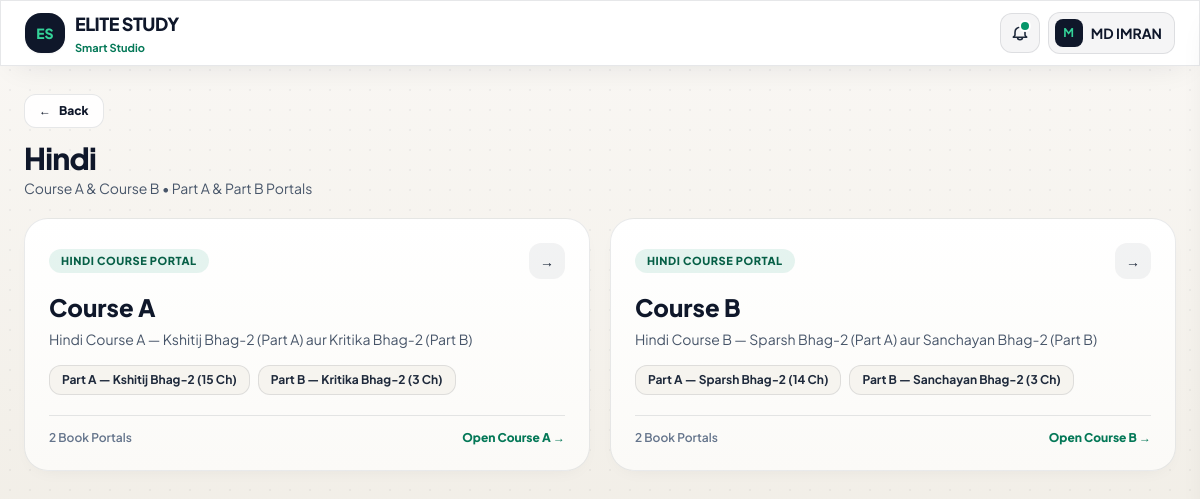
/subject/hindi (signed in), run on the app's committed database.
### tables this page shows
CREATE TABLE users (
            id INTEGER PRIMARY KEY AUTOINCREMENT,
            name TEXT NOT NULL,
            avatar TEXT DEFAULT '',
            is_blocked INTEGER DEFAULT 0,
            created_at TEXT NOT NULL
        );

CREATE TABLE pdfs (
            id INTEGER PRIMARY KEY AUTOINCREMENT,
            subject_key TEXT NOT NULL,
            subportal_slug TEXT NOT NULL,
            chapter_name TEXT NOT NULL,
            title TEXT NOT NULL,
            pdf_filename TEXT NOT NULL,
            created_at TEXT NOT NULL
        );

### app.py (the view)
@app.route("/subject/<subject_key>")
@require_user
def subject_view(subject_key):
    subject = SYLLABUS_DATA.get(subject_key)
    if not subject:
        return redirect(url_for("dashboard"))
    selected_course = None
    if subject.get("courses"):
        course_slug = (request.args.get("course") or "").strip()
        if course_slug:
            selected_course = next(
                (c for c in subject["courses"] if c["slug"] == course_slug),
                None
            )
    selected_portal = None
    portal_slug = (request.args.get("portal") or "").strip()
    if portal_slug:
        pool = selected_course["subportals"] if selected_course else subject["subportals"]
        selected_portal = next((sp for sp in pool if sp["slug"] == portal_slug), None)
    conn = get_db()
    try:
        lecture_counts = {}
        pdf_counts = {}
        for row in conn.execute(
            "SELECT subportal_slug, chapter_name, COUNT(*) as cnt FROM lectures WHERE subject_key = ? GROUP BY subportal_slug, chapter_name",
            (subject_key,)
        ).fetchall():
            lecture_counts[(row["subportal_slug"], row["chapter_name"])] = row["cnt"]
        for row in conn.execute(
            "SELECT subportal_slug, chapter_name, COUNT(*) as cnt FROM pdfs WHERE subject_key = ? GROUP BY subportal_slug, chapter_name",
            (subject_key,)
        ).fetchall():
            pdf_counts[(row["subportal_slug"], row["chapter_name"])] = row["cnt"]
    finally:
        conn.close()
    return render_template(
        "subject.html",
        subject_key=subject_key,
        subject=subject,
        selected_course=selected_course,
        selected_portal=selected_portal,
        lecture_counts=lecture_counts,
        pdf_counts=pdf_counts
    )

### app.py (called while the page is built)
def get_db():
    conn = sqlite3.connect(DB_PATH, timeout=30, check_same_thread=False)
    conn.row_factory = sqlite3.Row
    try:
        conn.execute("PRAGMA busy_timeout=30000;")
        conn.execute("PRAGMA journal_mode=WAL;")
        conn.execute("PRAGMA foreign_keys=ON;")
    except sqlite3.Error:
        pass
    return conn

def get_current_user():
    uid = session.get("user_id")
    if not uid:
        return None
    conn = get_db()
    try:
        user = conn.execute("SELECT * FROM users WHERE id = ?", (uid,)).fetchone()
        return dict(user) if user else None
    finally:
        conn.close()

@app.before_request
def keep_session_persistent():
    if session.get("user_id") or session.get("is_admin"):
        session.permanent = True

def require_user(f):
    @wraps(f)
    def decorated(*args, **kwargs):
        user = get_current_user()
        if not user:
            return redirect(url_for("entry"))
        if user.get("is_blocked"):
            session.pop("user_id", None)
            flash("Aapka account admin dwara block kar diya gaya hai.", "error")
            return redirect(url_for("entry"))
        return f(*args, **kwargs)
    return decorated

@app.context_processor
def inject_globals():
    user = get_current_user()
    conn = get_db()
    try:
        notices = [
            dict(row) for row in conn.execute(
                "SELECT * FROM notifications ORDER BY id DESC LIMIT 15"
            ).fetchall()
        ]
        saved_ids = []
        if user:
            saved_ids = [
                r["lecture_id"] for r in conn.execute(
                    "SELECT lecture_id FROM saved_lectures WHERE user_id = ?", (user["id"],)
                ).fetchall()
            ]
    finally:
        conn.close()
    return {
        "current_user": user,
        "is_admin": bool(session.get("is_admin")),
        "notifications": notices,
        "saved_lecture_ids": saved_ids,
        "syllabus_data": SYLLABUS_DATA
    }

### templates/subject.html (shortened to what this page needs)
{% extends "layout.html" %}
{% block content %}
<div class="mb-4 sm:mb-5">
  {% if selected_course %}
    <a href="{{ url_for('subject_view', subject_key=subject_key) }}"
      class="inline-flex items-center gap-2 px-3.5 py-2 rounded-xl bg-white/90 hover:bg-white border border-slate-900/10 text-xs font-extrabold text-slate-900 shadow-xs transition">
      <span>←</span>
      <span>Back to {{ subject.name }} Courses</span>
    </a>
  {% else %}
    <a href="{{ url_for('dashboard') }}"
      class="inline-flex items-center gap-2 px-3.5 py-2 rounded-xl bg-white/90 hover:bg-white border border-slate-900/10 text-xs font-extrabold text-slate-900 shadow-xs transition">
      <span>←</span>
      <span>Back</span>
    </a>
  {% endif %}
  <div class="mt-3 flex flex-col sm:flex-row sm:items-end sm:justify-between gap-2">
    <div>
      <h1 class="text-2xl sm:text-3xl font-extrabold text-slate-900 tracking-tight">
        {{ subject.name }}{% if selected_course %} — {{ selected_course.title }}{% endif %}
      </h1>
      <p class="text-xs sm:text-sm text-slate-600 mt-0.5">
        {% if selected_course %}{{ selected_course.desc }}{% else %}{{ subject.tag }}{% endif %}
      </p>
    </div>
  </div>
</div>
{% if subject.courses and not selected_course %}
  <div class="grid grid-cols-1 md:grid-cols-2 gap-4 sm:gap-5">
    {% for course in subject.courses %}
      <a href="{{ url_for('subject_view', subject_key=subject_key, course=course.slug) }}"
         class="day-card rounded-3xl p-5 sm:p-6 flex flex-col justify-between group">
        <div>
          <div class="flex items-center justify-between gap-2 mb-3">
            <span class="px-3 py-1 rounded-full text-[11px] font-extrabold uppercase tracking-wider bg-emerald-600/10 text-emerald-800">
              Hindi Course Portal
            </span>
            <span class="w-9 h-9 rounded-xl bg-slate-900/[0.05] group-hover:bg-emerald-600 group-hover:text-white flex items-center justify-center text-slate-800 transition font-bold text-sm">
              →
            </span>
          </div>
          <h2 class="text-xl sm:text-2xl font-extrabold text-slate-900 group-hover:text-emerald-700 transition">
            {{ course.title }}
          </h2>
          <p class="text-xs sm:text-sm text-slate-600 mt-1.5 leading-relaxed">
            {{ course.desc }}
          </p>
          <div class="mt-4 flex flex-wrap gap-2">
            {% for sp in course.subportals %}
              <span class="text-xs px-3 py-1.5 rounded-xl bg-[#f6f4ef] text-slate-800 border border-slate-900/10 font-bold">
                {{ sp.title }} ({{ sp.chapters|length }} Ch)
              </span>
            {% endfor %}
          </div>
        </div>
        <div class="mt-5 pt-3.5 border-t border-slate-900/10 flex items-center justify-between text-xs text-slate-500">
          <span class="font-semibold">{{ course.subportals|length }} Book Portals</span>
          <span class="text-emerald-700 font-extrabold">Open {{ course.title }} →</span>
        </div>
      </a>
    {% endfor %}
  </div>
{% endif %}
{% endblock %}

### templates/layout.html (shortened to what this page needs)
<!DOCTYPE html>
<html lang="en">
<head>
  <script src="https://cdn.tailwindcss.com"></script>
</head>
<body class="antialiased selection:bg-emerald-600/15 selection:text-emerald-950">
  {% if current_user %}
  <header class="sticky top-0 z-40 day-surface border-b border-slate-900/10">
    <div class="max-w-7xl mx-auto px-3.5 sm:px-6 h-16 flex items-center justify-between gap-2">
      <a href="{{ url_for('dashboard') }}" class="flex items-center gap-2.5 min-w-0">
        <div class="w-10 h-10 rounded-2xl bg-slate-900 text-emerald-400 flex items-center justify-center font-extrabold text-sm shadow-sm shrink-0">
          ES
        </div>
        <div class="min-w-0">
          <div class="text-sm sm:text-lg font-extrabold tracking-tight text-slate-900 leading-none truncate">ELITE STUDY</div>
          <div class="text-[10px] sm:text-[11px] text-emerald-700 font-bold mt-0.5 truncate">Smart Studio</div>
        </div>
      </a>
      <div class="flex items-center gap-2 shrink-0">
        <div class="relative">
          <button id="bellBtn" type="button" onclick="toggleBellMenu()"
            class="relative w-10 h-10 rounded-xl bg-slate-900/[0.04] hover:bg-slate-900/[0.08] border border-slate-900/10 flex items-center justify-center transition cursor-pointer">
            <svg class="w-5 h-5 text-slate-800" fill="none" stroke="currentColor" stroke-width="1.9" viewBox="0 0 24 24">
              <path stroke-linecap="round" stroke-linejoin="round" d="M15 17h5l-1.4-1.4A2 2 0 0118 14.2V11a6 6 0 10-12 0v3.2c0 .5-.2 1-.6 1.4L4 17h5m6 0a3 3 0 11-6 0h6z"/>
            </svg>
            {% if notifications is defined and notifications|length > 0 %}
            <span class="absolute top-2 right-2.5 w-2 h-2 rounded-full bg-emerald-600 ring-2 ring-white"></span>
            {% endif %}
          </button>
        </div>
        <button type="button" onclick="openProfileDrawer()"
          class="flex items-center gap-2 pl-1.5 pr-2.5 sm:pr-3 py-1.5 rounded-xl bg-slate-900/[0.04] hover:bg-slate-900/[0.08] border border-slate-900/10 transition cursor-pointer">
          {% if current_user.avatar %}
            <img src="{{ url_for('serve_avatar', filename=current_user.avatar) }}" alt="{{ current_user.name }}"
              class="w-7 h-7 rounded-lg object-cover shrink-0 border border-slate-900/10">
          {% else %}
            <div class="w-7 h-7 rounded-lg bg-slate-900 text-emerald-400 font-bold text-xs flex items-center justify-center shrink-0">
              {{ current_user.name[0]|upper }}
            </div>
          {% endif %}
          <span class="text-xs sm:text-sm font-bold text-slate-900 max-w-[82px] sm:max-w-[140px] truncate">{{ current_user.name }}</span>
        </button>
      </div>
    </div>
  </header>
  {% endif %}
  <main class="max-w-7xl mx-auto px-3.5 sm:px-6 py-4 sm:py-7 pb-16">
    {% block content %}{% endblock %}
  </main>
</body>
</html>

### templates/layout.html (style rules this page uses)
html, body { max-width: 100vw; overflow-x: hidden; scroll-behavior: smooth; -webkit-overflow-scrolling: touch; }
body { background-color: #f4f2ed; background-image: radial-gradient(rgba(15, 23, 42, 0.045) 1px, transparent 0), linear-gradient(180deg, #faf8f5 0%, #ede9e0 100%); background-size: 20px 20px, 100% 100%; color: #0f172a; min-height: 100vh; }
.day-surface { background: rgba(255, 255, 255, 0.95); backdrop-filter: blur(16px); -webkit-backdrop-filter: blur(16px); border: 1px solid rgba(15, 23, 42, 0.08); box-shadow: 0 12px 32px -16px rgba(15, 23, 42, 0.12); transform: translateZ(0); will-change: transform; }
.day-card { background: linear-gradient(180deg, #ffffff 0%, #fbfaf7 100%); border: 1px solid rgba(15, 23, 42, 0.09); box-shadow: 0 6px 20px -12px rgba(15, 23, 42, 0.1); transition: transform 140ms cubic-bezier(0.22, 1, 0.36, 1), border-color 140ms ease, box-shadow 140ms ease; transform: translateZ(0); will-change: transform; }

### data on the page
users: name "M", name "MD IMRAN"
pdfs: name "Hindi"

### other printed values
{{ subject.tag }} "Course A & Course B • Part A & Part B Portals"
{{ course.title }} "Course A" "Course B"
{{ course.desc }} "Hindi Course A — Kshitij Bhag-2 (Part A) aur Kritika Bhag-2 (Part B)" "Hindi Course B — Sparsh Bhag-2 (Part A) aur Sanchayan Bhag-2 (Part B)"
{{ sp.title }} "Part A — Kshitij Bhag-2" "Part B — Kritika Bhag-2" "Part A — Sparsh Bhag-2" "Part B — Sanchayan Bhag-2"
{{ sp.chapters|length }} "15" "3" "14" "3"
{{ course.subportals|length }} "2" "2"
